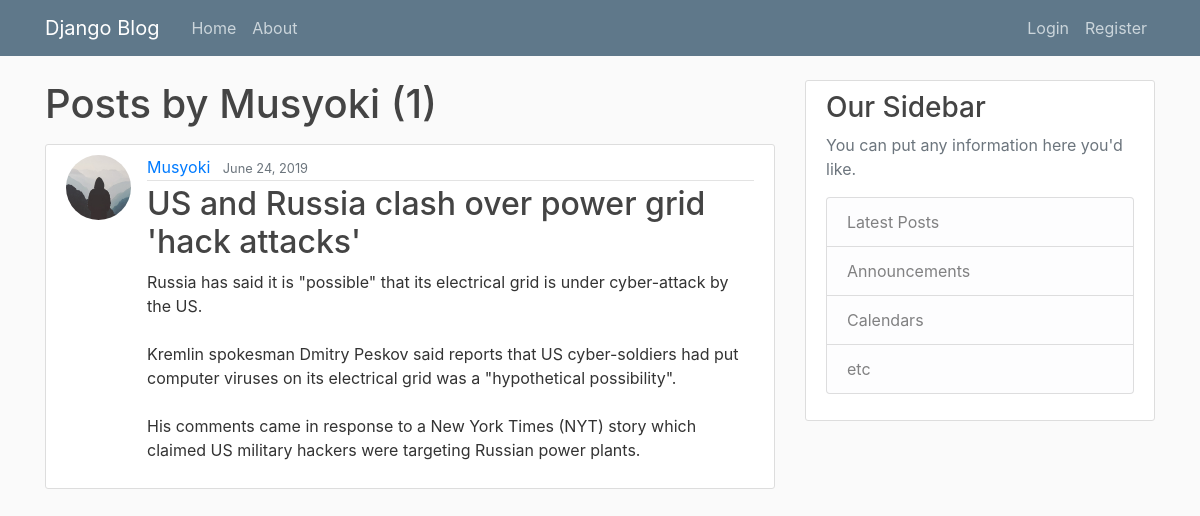
The app's page /user/Musyoki with its own data.
### blog/models.py (models this page shows, shortened)
class Post(models.Model):
    title = models.CharField(max_length=100)
    content = models.TextField()
    date_posted = models.DateTimeField(default=timezone.now)
    author = models.ForeignKey(User, on_delete=models.CASCADE)

### users/models.py (models this page shows, shortened)
class Profile(models.Model):
    user = models.OneToOneField(User, on_delete=models.CASCADE)
    image = models.ImageField(default='default.jpg', upload_to='profile_pics')

### blog/views.py (the view)
# urls.py: path('user/<str:username>', UserPostListView.as_view(), name='user-posts'),
class UserPostListView(ListView):
    model = Post
    template_name = 'blog/user_posts.html'  # <app>/<model>_<viewtype>.html
    context_object_name = 'posts'
    paginate_by = 5
    def get_queryset(self):
        user = get_object_or_404(User, username=self.kwargs.get('username'))
        return Post.objects.filter(author=user).order_by('-date_posted')

### blog/templates/blog/user_posts.html (shortened to what this page needs)
{% extends "blog/base.html" %}
{% block content %}
    <h1 class="mb-3">Posts by {{ view.kwargs.username }} ({{ page_obj.paginator.count }})</h1>
    {% for post in posts %}
        <article class="media content-section">
          <img class="rounded-circle article-img" src="{{ post.author.profile.image.url }}">
          <div class="media-body">
            <div class="article-metadata">
              <a class="mr-2" href="{% url 'user-posts' post.author.username %}">{{ post.author }}</a>
              <small class="text-muted">{{ post.date_posted|date:"F d, Y" }}</small>
            </div>
            <h2><a class="article-title" href="{% url 'post-detail' post.id %}">{{ post.title }}</a></h2>
            <p class="article-content">{{ post.content }}</p>
          </div>
        </article>
    {% endfor %}
{% endblock content %}

### blog/static/blog/main.css (style rules this page uses)
body { background: #fafafa; color: #333333; margin-top: 5rem; }
h1, h2, h3, h4, h5, h6 { color: #444444; }
.content-section { background: #ffffff; padding: 10px 20px; border: 1px solid #dddddd; border-radius: 3px; margin-bottom: 20px; }
.article-title { color: #444444; }
.article-content { white-space: pre-line; }
.article-img { height: 65px; width: 65px; margin-right: 16px; }
.article-metadata { padding-bottom: 1px; margin-bottom: 4px; border-bottom: 1px solid #e3e3e3 }

### records on screen
Post: author.profile.image (placeholder picture), author "Musyoki", date_posted "June 24, 2019", title "US and Russia clash over power grid 'hack attacks'", content "Russia has said it is \"possible\" that its electrical grid is under cyber-attack by the US. Kremlin spokesman Dmitry Peskov said reports that US cyber-soldiers had put computer viruses on its electrical grid was a \"hypothetical possibility\". His comments came in response to a New York Times (NYT) story which claimed US military hackers were targeting Russian power plants."

### other values on screen
{{ view.kwargs.username }} "Musyoki"
{{ page_obj.paginator.count }} "1"
